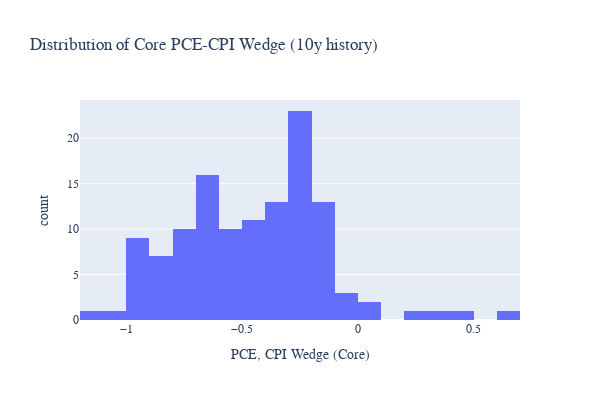

This figure's notebook cell:
### Code cell
dist_plot_fig = px.histogram(df, x='PCE, CPI Wedge (Core)', nbins=30, title='Distribution of Core PCE-CPI Wedge (10y history)')
dist_plot_fig.update_layout(
    font=dict(family='Times New Roman'),
    width = 600,
    height = 400
)

### Figure 1 — Plotly figure (JSON) as saved in the notebook; plotly's stock layout.template omitted (floating-point values rounded to 4 significant figures)
{"data": [{"alignmentgroup": "True", "bingroup": "x", "hovertemplate": "PCE, CPI Wedge (Core)=%{x}<br>count=%{y}<extra></extra>", "legendgroup": "", "marker": {"color": "#636efa", "pattern": {"shape": ""}}, "name": "", "nbinsx": 30, "offsetgroup": "", "orientation": "v", "showlegend": false, "type": "histogram", "x": [-0.1546, -0.1647, -0.1982, -0.2498, -0.3219, -0.3593, -0.2346, -0.1966, -0.1861, -0.3467, -0.349, -0.2661, -0.4219, -0.4106, -0.4645, -0.5085, -0.5037, -0.5231, -0.6557, -0.6294, -0.665, -0.7355, -0.8007, -0.8798, -0.7388, -0.7567, -0.685, -0.6367, -0.6858, -0.7098, -0.5708, -0.6118, -0.5859, -0.4221, -0.4266, -0.427, -0.3869, -0.3681, -0.3672, -0.2597, -0.1916, -0.1227, -0.1739, -0.2216, -0.1728, -0.2186, -0.1922, -0.1933, -0.2592, -0.2335, -0.2136, -0.2664, -0.2921, -0.3093, -0.2718, -0.2251, -0.2374, -0.2555, -0.2051, -0.2104, -0.3271, -0.4009, -0.4594, -0.4457, -0.3994, -0.3921, -0.4991, -0.5616, -0.6823, -0.6947, -0.8823, -0.7877, -0.7225, -0.7239, -0.6116, -0.5175, -0.2863, -0.2715, -0.3908, -0.3443, -0.2618, -0.2599, -0.2362, -0.07041, 0.3189, 0.4776, 0.6107, 0.26, -0.1355, -0.4692, -0.1935, 0.06826, 0.05431, -0.0829, -0.02209, -0.2665, -0.691, -0.8777, -0.9265, -0.9022, -0.943, -0.7108, -0.9402, -1.092, -1.168, -0.9691, -0.8727, -0.8154, -0.6418, -0.649, -0.7772, -0.7527, -0.6444, -0.5751, -0.5184, -0.6866, -0.5512, -0.638, -0.8326, -0.9692, -0.9392, -0.9218, -0.9768], "xaxis": "x", "yaxis": "y"}], "layout": {"barmode": "relative", "font": {"family": "Times New Roman"}, "height": 400, "legend": {"tracegroupgap": 0}, "title": {"text": "Distribution of Core PCE-CPI Wedge (10y history)"}, "width": 600, "xaxis": {"anchor": "y", "domain": [0, 1], "title": {"text": "PCE, CPI Wedge (Core)"}}, "yaxis": {"anchor": "x", "domain": [0, 1], "title": {"text": "count"}}}}
